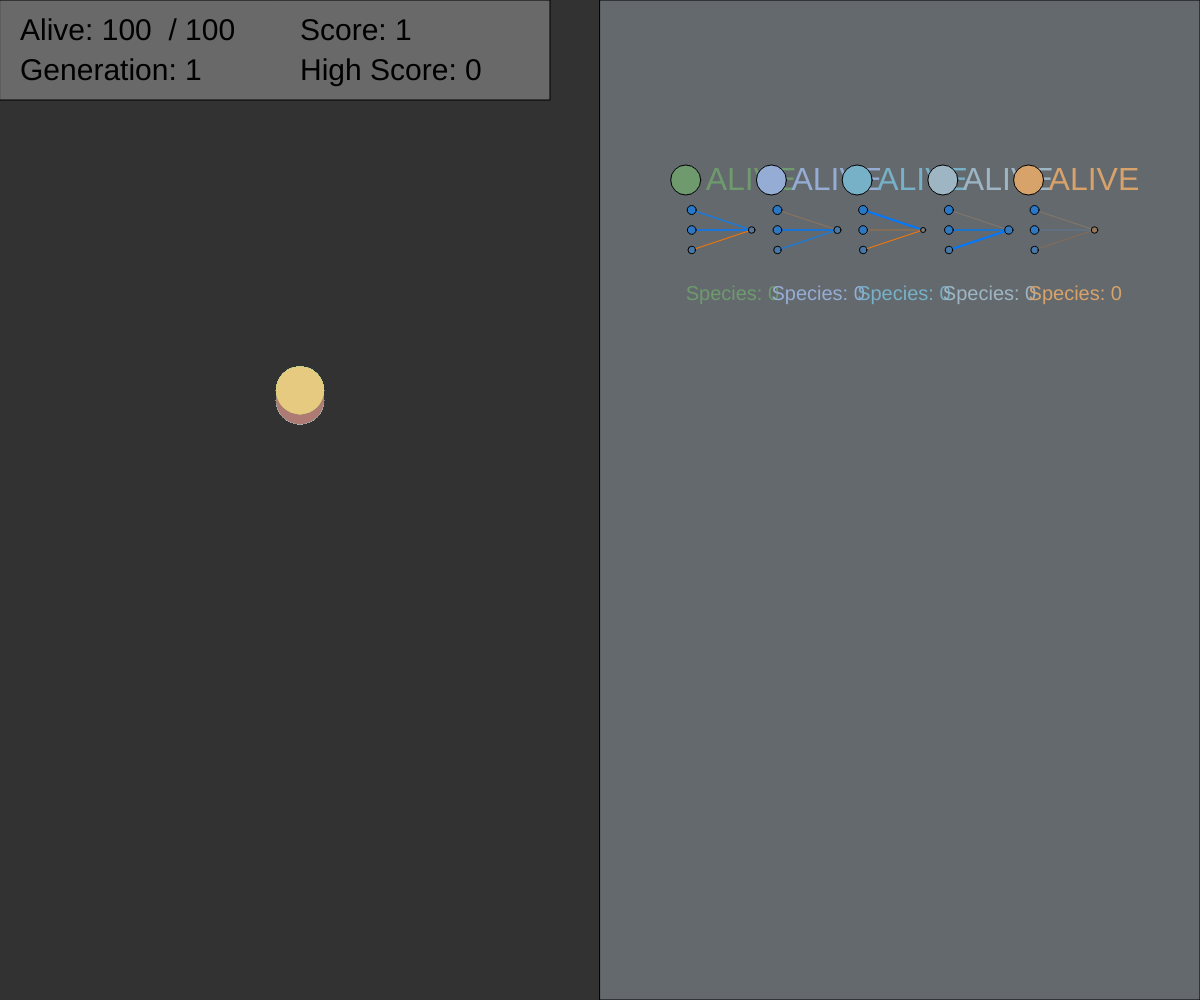
Frame 1 (no input)
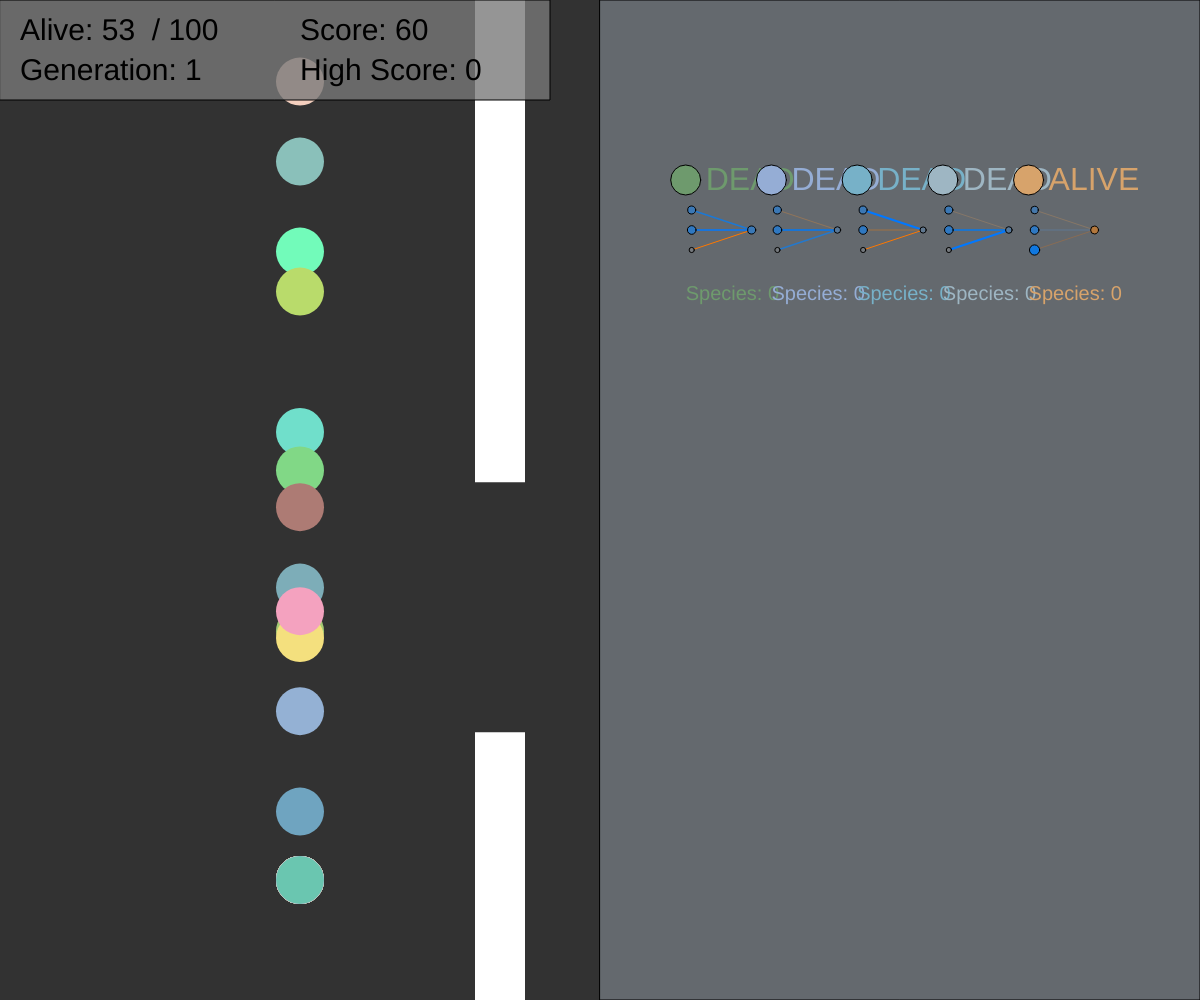
Frame 60 (no input)
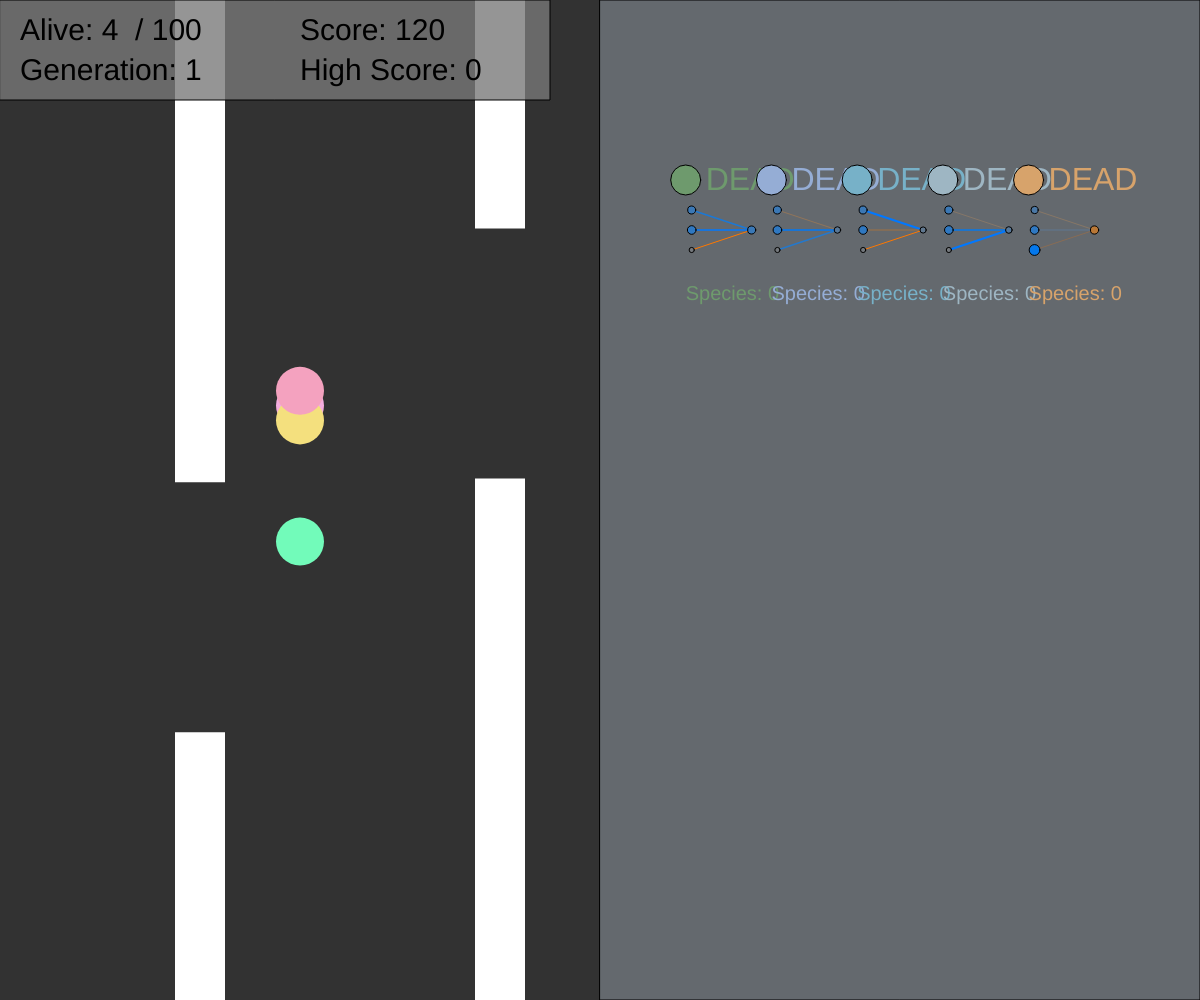
Frame 120 (the mouse pressed at the canvas centre since frame 60)

The p5.js sketch that drew these frames (run headless with seeded random() and noise() and a simulated clock; from frame 60 on, the mouse is pressed at the canvas centre):

// p5.js sketch
// ── sketch.js
let globalInnovation = 0; // Innovation is incremented by 1 after every STRUCTURAL mutation (new Node/Connection)

const brainCount = 100;
const inputCount = 3;
const outputCount = 1;

let simulation;

let startIndex = 0;

function setup() {
  createCanvas(windowWidth, windowHeight);
  angleMode(DEGREES);
  textSize(20);
  
  simulation = new Simulation(brainCount, inputCount, outputCount);
}



function draw() {
  background(50);
  //brains.draw();
  //gui.draw();

  simulation.update();
  simulation.draw();
}



function keyPressed() {
  if(keyCode == 32) { // Space
    simulation.killAll();
  }

  if(keyCode == 37) {
    simulation.gui.shiftStartIndex(-5);
  }

  if(keyCode == 39) {
    simulation.gui.shiftStartIndex(5);
  }
}



// ── Agent.js
class Agent {
    constructor(brain, obstacles) {
        this.brain = brain;

        this.rad = 24;
        this.pos = createVector(300, 400);
        this.vel = createVector(0, 0);
        this.acc = createVector(0, 0);
        this.jumpForce = 10;
        this.maxVel = 10;
        this.maxAcc = 10;
        
        this.obstacles = obstacles;
        this.nextObstacle = this.closestObstacle(this.obstacles);
        this.alive = true;
        this.score = 0;
        this.color = [random(100, 255), random(100, 255), random(100, 255)];
    }

    draw() {
      push();
      noStroke();
      fill(this.color);
      circle(this.pos.x, this.pos.y, this.rad*2);
      pop();
      //line(this.pos.x, this.pos.y, this.nextObstacle.pos.x, this.nextObstacle.pos.y);
    }

    update() {
      this.score += 1;
      
      this.nextObstacle = this.closestObstacle(this.obstacles);
      let inputs = [this.nextObstacle.pos.x / windowWidth, this.nextObstacle.pos.y / windowHeight, this.pos.y / windowHeight];

      this.brain.evaluateNodes(inputs);
      let guess = this.brain.getOutputArray();

      if(guess[0] > 0) {
        this.applyForce(-this.jumpForce);
      }

      this.applyForce(gravity);
      this.updateForces();
      this.collisionCheck(this.obstacles);
      this.edgeOfScreen();
    }

    collisionCheck(obs) {
      for(let obstacle of obs) {
        if(this.pos.x >= obstacle.A.x && this.pos.x <= obstacle.B.x) {
          if(this.pos.y <= obstacle.A.y || this.pos.y >= obstacle.C.y) {
            this.alive = false;
          }
        }
      }
    }

    closestObstacle(obstacles) {
      let minDist = Infinity;
      let closest = null;
      for(let i = 0; i < obstacles.length; i++) {
        if(obstacles[i].B.x > this.pos.x) { // Only check if its infront of us
          let distance = dist(this.pos.x, this.pos.y, obstacles[i].pos.x, obstacles[i].pos.y);
          if(distance < minDist) {
            minDist = distance;
            closest = obstacles[i];
          }
        }
      }

      return closest;
    }

    applyForce(force) {
      this.acc.add(0, force);
    }

    updateForces() {
        this.acc.limit(this.maxAcc);
        this.vel.add(this.acc);
        this.vel.limit(this.maxVel);
        this.pos.add(this.vel);
        this.acc.set(0, 0);
    }


    edgeOfScreen() {
        if(this.pos.x < this.rad) {
          this.alive = false;
        } 
  
        if(this.pos.x > windowWidth - this.rad) {
          this.alive = false;
        }
        
        if(this.pos.y < this.rad) {
          this.alive = false;
        }
  
        if(this.pos.y > windowHeight - this.rad) {
          this.alive = false;
        }
      }

      
}
// ── Brain.js
class Brain {
    constructor(inputCount, outputCount) {
        this.nodes = [];
        this.connections = [];
        this.inputCount = inputCount;
        this.outputCount = outputCount;         

        this.nonStructuralMutationChance = 0.1; // All weights are mutated with this probability
        this.structuralMutationChance = 0.1;    // One node / connection is added with this probability
    
        this.distanceFromOG = 0;
        this.fitness = 0;

        this.createDefaultNodes();
    }

    createDefaultNodes() {
        // Input Nodes
        for(let i = 0; i <  this.inputCount; i++) {
            let nodePos = createVector(100, windowHeight / (this.inputCount * 2) + i * windowHeight / this.inputCount);
            let inputNode = new Node("input", this.nodes.length, nodePos, 0);
            this.nodes.push(inputNode);
        }

        // Output Nodes
        for(let i = 0; i < this.outputCount; i++) {
            let nodePos = createVector(windowWidth - 100, windowHeight / (this.outputCount * 2) + i * windowHeight / this.outputCount);
            let outputNode = new Node("output", this.nodes.length, nodePos, 0);
            this.nodes.push(outputNode);
        }
    }

    createDefaultConnections() {
        // Connect each input to each output node
        for(let i = 0; i < this.inputCount; i++) {
            for(let j = this.inputCount; j < this.inputCount + this.outputCount; j++) {
                let connection = new Connection(this.nodes[i], this.nodes[j], random(-2, 2), 0);
                this.connections.push(connection);
            }
        }
    }

    draw(x, y, scale) {
        for(let connection of this.connections) {
            connection.draw(x, y, scale);
        }

        for(let node of this.nodes) {
            node.draw(x, y, scale);
        }
    }

    getOutputArray() {
        let outputs = [];
        for(let node of this.nodes) {
            if(node.type == "output") {
                outputs.push(node.value);
            }
        }

        if(outputs.length == 0) { print("No outputs"); }

        return outputs;
    }
    
    evaluateNodes(inputs) {
        this.clearNodeValues();

        // Loading inputs
        for(let i = 0; i < this.inputCount; i++) {
            this.nodes[i].value = inputs[i];
        }

        // Calculating outgoing node values for each of the sorted connections
        for(let i = 0; i < this.connections.length; i++) {
            if(this.connections[i].enabled) {
                this.connections[i].out.value += this.connections[i].weight * this.connections[i].in.activate();
            }
        }
    }

    clearNodeValues() {
        for(let i = 0; i < this.nodes.length; i++) {
            this.nodes[i].value = 0;
        }
    }

    sortConnections() {
        // Sort connections by their Innovation number
        this.connections.sort((a, b) => a.innovation - b.innovation);
    }

    mutate() {
        /* ----- NON-STRUCTURAL MUTATIONS ----- */

         // Randomly mutates each Weight, dictated by mutation intensity
        for(let i = 0; i < this.connections.length; i++) {
            if(random(1) < this.nonStructuralMutationChance) {
                this.connections[i].weight = random(-2, 2);
            }
        }

        /* ----- STRUCTURAL MUTATIONS ----- */

        // Randomly add one new Node to a Connection, dictated by mutation intensity
        if (random(1) < this.structuralMutationChance) {
            let mutableConnections = this.connections.filter((connection) => connection.enabled);
            if (mutableConnections.length > 0) {
                const mutationIndex = floor(random(mutableConnections.length));
                this.addNode(mutableConnections[mutationIndex]);
            }
        }
        

        // Randomly add one new Connection between two Nodes that arent connected, dictated by mutation intensity
        if(random(1) < this.structuralMutationChance) {
            let mutableNodes = [];
            for(let i = 0; i < this.nodes.length; i++) {
                for(let j = i + 1; j < this.nodes.length; j++) {
                    if(this.canConnect(this.nodes[i], this.nodes[j]) && !this.isConnected(this.nodes[i], this.nodes[j])) {
                        mutableNodes.push(createVector(i, j));
                    }
                }
            }

            if(mutableNodes.length > 0) {
                const mutationIndex = floor(random(mutableNodes.length));
                this.addConnection(this.nodes[mutableNodes[mutationIndex].x], this.nodes[mutableNodes[mutationIndex].y]);
            }
        }
    }
    
    newNode() {
        // Check if there are any connections
        if(this.connections.length <= 0) { return; }

        // Add a Node to an enabled Connection
        for(let maxAttempts = 0; maxAttempts < 20; maxAttempts++) {
            let randomId = floor(random(0, this.connections.length));
            if(this.connections[randomId].enabled) {
                this.addNode(this.connections[randomId]);
                break;
            }
        }
    }

    newConnection() {
        // Add a new Connection between nodes that arent connected
        for(let maxAttempts = 0; maxAttempts < 20; maxAttempts++) {
            let a = floor(random(0, this.nodes.length));
            let b = floor(random(a, this.nodes.length));
            if(this.canConnect(this.nodes[a], this.nodes[b]) && !this.isConnected(this.nodes[a], this.nodes[b])) {
                this.addConnection(this.nodes[a], this.nodes[b]);
                break;
            }
        }
    }

    isConnected(node1, node2) {
        for(let i = 0; i < this.connections.length; i++) {
            if( node1 == this.connections[i].in && node2 == this.connections[i].out ||
                node1 == this.connections[i].out && node2 == this.connections[i].in) {
                    return true;
            }
        }
        return false;
    }

    
    canConnect(node1, node2) {
        // Two nodes can connect if they are not in the same layer
       return node1.pos.x != node2.pos.x;
    }

    getNodeFromIndex(index) {
        for(let node of this.nodes) {
            if(node.index == index) {
                return node;
            }
        }
        return null;
    }


    addNode(connection) {
        if(connection.enabled) {
            connection.enabled = false;
            let newNodePos = createVector((connection.in.pos.x + connection.out.pos.x) / 2, (connection.in.pos.y + connection.out.pos.y) / 2);
            
            globalInnovation += 1;
            let newNode = new Node("hidden", this.nodes.length, newNodePos, globalInnovation);
    
            globalInnovation += 1;
            let inConnection = new Connection(connection.in, newNode, connection.weight, globalInnovation);
    
            globalInnovation += 1;
            let outConnection = new Connection(newNode, connection.out, random(-2, 2), globalInnovation);
    
            this.nodes.push(newNode);
            this.connections.push(inConnection);
            this.connections.push(outConnection);
            this.sortConnections();
        }

        else {
            // Not a bug / problem, so just log it
            console.log("Can't add Node to Connection with innovation " + connection.innovation + ", because it is not enabled. ( addNode() )");
        }
    }

    addConnection(node1, node2) {        
        if(this.canConnect(node1, node2) && !this.isConnected(node1, node2)) {
            let newConnection;

            globalInnovation += 1;
            if(node1.pos.x < node2.pos.x) {
                newConnection = new Connection(node1, node2, random(-2, 2), globalInnovation);
            } else {
                newConnection = new Connection(node2, node1, random(-2, 2), globalInnovation);
            }
            
            this.connections.push(newConnection);
            this.sortConnections();
        }

        else {
            console.log("Can't connect Node" + node1.index + " to Node " + node2.index + " ( addConnection() )");
        }
    }

    distanceTo(otherBrain) {
        let similarGenes = 0;
        let disjointGenes = 0;
        let excessGenes = 0;        
        let weightDifference = 0;   // Average weight difference of matching genes
        let genomeLength = 0;       // Number of genes in longer genome

        let c1 = 1;                 // Importance of Excess Genes
        let c2 = 1;                 // Importance of Disjoint Genes
        let c3 = 0.1;               // Importance of Average Weight Difference of matching Genes

        let gene1Index = 0;         // Genes of this network
        let gene2Index = 0;         // Genes of other network

        while(gene1Index < this.connections.length && gene2Index < otherBrain.connections.length) {
            let gene1 = this.connections[gene1Index];
            let gene2 = otherBrain.connections[gene2Index];


            // Similar genes
            if(gene1.innovation == gene2.innovation) {
                similarGenes++;
                weightDifference += abs(gene1.weight - gene2.weight);

                gene1Index++;
                gene2Index++;
            }
            
            // Disjoint gene of this network
            else if(gene1.innovation < gene2.innovation) {
                disjointGenes++;

                gene1Index++;
            }

            // Disjoint gene of other network
            else {
                disjointGenes++;

                gene2Index++;
            }
        }

        // Average of total weight difference in similar genes
        if(similarGenes != 0) {
            weightDifference /= similarGenes;
        }

        // Excess genes are the extra genes of the longer genome
        if(this.connections.length > otherBrain.connections.length) {
            genomeLength = this.connections.length;
            excessGenes = genomeLength - gene1Index;
            
        } else {
            genomeLength = otherBrain.connections.length;
            excessGenes = genomeLength - gene2Index;
        }

        // Genome lenght is used to normalize for genome size, can be set to 1 if both genomes are small
        if(genomeLength < 20) {
            genomeLength = 1;
        }

        let distance = c1 * (excessGenes / genomeLength)
                     + c2 * (disjointGenes / genomeLength)
                     + c3 * weightDifference;
        
        return distance;
    }

    clone() {
        let newBrain = new Brain(this.inputCount, this.outputCount);
        
        // Clone nodes
        newBrain.nodes = [];
        for(let i = 0; i < this.nodes.length; i++) {
            newBrain.nodes.push(this.nodes[i].copy());
        }

        // Clone connections
        for(let i = 0; i < this.connections.length; i++) {
           newBrain.inheritConnection(this.connections[i]);
        }

        return newBrain;
    }

    inheritConnection(connection) {
        let nodeA = this.getNodeFromIndex(connection.in.index);
        if(!nodeA) {
            nodeA = connection.in.copy();
            this.nodes.push(nodeA);
        }

        let nodeB = this.getNodeFromIndex(connection.out.index);
        if(!nodeB) {
            nodeB = connection.out.copy();
            this.nodes.push(nodeB);
        }

        let newGene = new Connection(   nodeA,
                                        nodeB,
                                        connection.weight,
                                        connection.innovation,
                                        connection.enabled
        ); 

        this.connections.push(newGene);           
    }


    // Assumes that this (parentA) is the more fit parent
    crossOver(otherBrain) {
        let parentA = this;
        let parentB = otherBrain;

        let childBrain = new Brain(parentA.inputCount, parentA.outputCount);

        let gene1Index = 0;         // Genes of this network
        let gene2Index = 0;         // Genes of other network

        while(gene1Index < parentA.connections.length && gene2Index < parentB.connections.length) {
            let gene1 = parentA.connections[gene1Index];
            let gene2 = parentB.connections[gene2Index];

            // Similar genes are inherited randomly
            if(gene1.innovation == gene2.innovation) {
                // Inherit from parent A
                if(random(0, 1) < 0.5) {
                    childBrain.inheritConnection(gene1);
                
                // Inherit from parent B                              
                } else {
                    childBrain.inheritConnection(gene2);
                }

                gene1Index++;
                gene2Index++;
            }
            
            // Disjoint genes of the fitter parent (A) are inherited
            else if(gene1.innovation < gene2.innovation) {
                childBrain.inheritConnection(gene1);

                gene1Index++;
            }

            // Disjoint genes of less fit parent (B) aren't inherited
            else {
                gene2Index++;
            }
        }

        // Excess genes of parent A are inherited
        if(parentA.connections.length > parentB.connections.length) {
            for(let i = parentB.connections.length; i < parentA.connections.length; i++) {
                childBrain.inheritConnection(parentA.connections[i]);
            }
        }

        return childBrain;
    }



    // DEBUG FUNCTION
    checkMultipleConnections() {
        for(let i = 0; i < this.connections.length; i++) {
            let connection = this.connections[i];
            for(let j = i + 1; j < this.connections.length; j++) {
                let otherConnection = this.connections[j];
                if(connection.in == otherConnection.in && connection.out == otherConnection.out) {
                    print("Multiple connections between nodes " + connection.in + " and " + connection.out);
                }
            }
        }
    }
}
// ── Connection.js
class Connection {
    constructor(input, output, weight, innovation, enabled = true) {
        this.in = input;
        this.out = output;
        this.weight = weight;
        this.enabled = enabled;
        this.innovation = innovation;
    }

    draw(x, y, scale) {
        // Draw enabled connections
        if(this.enabled) {
            push();

            noFill();
            strokeWeight(1 + this.weight * scale * 10);
            stroke(this.colorizeValue(this.weight));
            //text(this.innovation, (this.in.pos.x * scale + x + this.out.pos.x * scale + x) / 2, (this.in.pos.y * scale + y + this.out.pos.y * scale + y) / 2);
            line(this.in.pos.x * scale + x, this.in.pos.y * scale + y, this.out.pos.x * scale + x, this.out.pos.y * scale + y);

            pop();     
        }
    }

    colorizeValue(value) {
        return [120 - 120 * value, 120, 120 + 120 * value];
    }
}
// ── GUI.js
class GUI {
    constructor(x, y, w, h) {
        this.pos = createVector(x, y);
        this.width = w;
        this.height = h;

        this.drawAmount = 5;
        this.startIndex = 0;
    } 

    shiftStartIndex(amount) {
        this.startIndex += amount;
        if(this.startIndex < 0) this.startIndex = 0;
    }

    draw(agents, population) {
        fill(100, 105, 110, 255);
        rect(this.pos.x, this.pos.y, this.width, this.height);

        const scale = (this.width / windowWidth) / this.drawAmount * 0.6;

        for(let i = this.startIndex; i < this.drawAmount + this.startIndex; i++) {
            if(agents[i]) {
                let offset = this.width / (this.drawAmount+2) * ((i % 5) + 1);

                const X = this.pos.x + offset;
                const Y = this.pos.y + 200;
                
                fill(agents[i].color);
                circle(X, Y - 20, 30);

                textSize(32);
                if(agents[i].alive) text("ALIVE", X + 20, Y - 10);
                else                text("DEAD", X + 20, Y - 10);

                agents[i].brain.draw(X, Y, scale);

                let species = 0;
                for(let j = 0; j < population.species.length; j++) {
                    for(let k = 0; k < population.species[j].members.length; k++) {
                        if(population.species[j].members[k] == agents[i].brain) {
                            species = j;
                            break;
                        }
                    }
                }
                textSize(20);
                text("Species: " + species, X, Y + 100);
            } 
            
            else {
                print("You cant go that way! (GUI.draw()) 8-D");
            }
        }   
    }
}
// ── Node.js
class Node {
    constructor(type, index, pos, innovation) {
        this.value = 0;
        this.pos = pos;
        this.type = type;
        this.index = index;
        this.innovation = innovation;
    }

    draw(x, y, scale) {
        push();

        fill(this.colorizeValue(this.value));
        circle(this.pos.x * scale + x, this.pos.y * scale + y, 5 + abs(this.value) * scale * 100);

        // strokeWeight(4);
        // stroke(0);
        // textSize(20);
        // text(this.value.toPrecision(3), this.pos.x * scale + x - 15, this.pos.y * scale + y - 15);

        pop();
    }

    copy() {
        return new Node(this.type, this.index, this.pos.copy(), this.innovation);
    }

    // Clamps any x between 0 and 1
    sigmoid(x) {
        return 1 / (1 + Math.exp(-x));
    }

     // Maps the [0,1] Sigmoid function to [-1, 1]
     activate() {
        return 2 * this.sigmoid(this.value) - 1;
    }

    colorizeValue(value) {
        return [120 - 120 * value, 120, 120 + 120 * value];
    }
}
// ── Obstacle.js
class Obstacle {
    constructor(x, y) {
        this.pos = createVector(x, y);
        this.width = 50;
        this.height = 250;
        this.speed = obstacleSpeed;

        this.A = createVector(this.pos.x - this.width / 2, this.pos.y - this.height / 2);
        this.B = createVector(this.pos.x + this.width / 2, this.pos.y - this.height / 2);
        this.C = createVector(this.pos.x - this.width / 2, this.pos.y + this.height / 2);
        this.D = createVector(this.pos.x + this.width / 2, this.pos.y + this.height / 2);

    }

    draw() {
        push();
        noStroke();
        fill(255);
        rect(this.A.x, 0, this.width, this.A.y);
        rect(this.C.x, this.C.y, this.width, windowHeight - this.C.y);
        pop();
    }

    update() {
        this.pos.sub(this.speed, 0);

        if(this.pos.x < 0) {
            this.pos.x = obstacleCount * obstacleDistance;
            this.pos.y = random(windowHeight/3, 2*windowHeight/3);
        }

        this.A.set(this.pos.x - this.width / 2, this.pos.y - this.height / 2);
        this.B.set(this.pos.x + this.width / 2, this.pos.y - this.height / 2);
        this.C.set(this.pos.x - this.width / 2, this.pos.y + this.height / 2);
        this.D.set(this.pos.x + this.width / 2, this.pos.y + this.height / 2);

        
    }
}
// ── Population.js
class Population {
    constructor(populationSize) {
        this.species = [];
        this.breedCutOff = 0.2;

        // Create the initial population
        let population = [];
        for(let i = 0; i < populationSize; i++) {
            let newBrain = new Brain(inputCount, outputCount);
            newBrain.createDefaultConnections();
            population.push(newBrain);
        }
        
        // Speciate the initial population
        this.speciate(population);
    }

    draw() {
        for(let i = 0; i < this.species.length; i++) {
            for(let j = 0; j < this.species[i].members.length; j++) {
                this.species[i].members[j].draw(windowWidth/this.species[i].members.length * j, 50 + i * 200, 0.1);
                this.species[i].members[j].distanceFromOG = this.species[i].members[j].distanceTo(this.species[0].members[0]);
            }
        }
    }

    getMeanAdjustedFitnessTotal() {
        let totalFitness = 0;
        for(let i = 0; i < this.species.length; i++) {
          for(let j = 0; j < this.species[i].members.length; j++) {
            totalFitness += this.species[i].members[j].fitness;
          }
        }

        return (totalFitness / this.getPopulationSize());
    }

    getPopulationSize() {
        let popSize = 0;
        for(let i = 0; i < this.species.length; i++) {
            for(let j = 0; j < this.species[i].members.length; j++) {
                popSize++;
            }
        }
        
        return popSize;
    }

    speciate(population) {
        let distanceTreshold = 0.2;

        this.species = [];
        this.species.push(new Species());
        this.species[0].members.push(population[0]);
      
        for(let i = 1; i < population.length; i++) {
            let sameSpecies = false;

            for(let j = 0; j < this.species.length; j++) {
                if(population[i].distanceTo(this.species[j].members[0]) < distanceTreshold) {
                    this.species[j].members.push(population[i]);
                    sameSpecies = true;
                    break;
                }
            }
        
            if(!sameSpecies) {
                let newSpecies = new Species();
                newSpecies.members.push(population[i]);
                this.species.push(newSpecies);
            }
        }
    }
    
    // Fitness must be evaluated before creating the next generation
    newGeneration() {
        let newPopulation = [];
        let meanAdjustedFitnessTotal = this.getMeanAdjustedFitnessTotal();

        for(let i = 0; i < this.species.length; i++) {
            let speciesNextGenPop = round(this.species[i].getNextGenPop(meanAdjustedFitnessTotal));
            //print("Species " + i + " population in next generation: " + speciesNextGenPop);

            // Sort the members by fitness
            this.species[i].orderMembersByFitness();
            let cutOff = ceil(this.species[i].members.length * this.breedCutOff);

            // let breederFitnessTotal = 0;
            // for(let j = 0; j < cutOff; j++) {
            //     breederFitnessTotal += this.species[i].members[j].fitness;
            // }

            

            for(let j = 0; j < speciesNextGenPop; j++) {
                let newBrain;
                let parentA = this.species[i].members[floor(random(cutOff))];
                let parentB = this.species[i].members[floor(random(cutOff))];

                // let randomA = random(breederFitnessTotal);
                // for(let k = 0; k < cutOff; k++) {
                //     if(randomA < this.species[i].members[k].fitness) {
                //         parentA = this.species[i].members[k];
                //         break;
                //     }
                //     randomA -= this.species[i].members[k].fitness;
                // }

                // let randomB = random(breederFitnessTotal);
                // for(let k = 0; k < cutOff; k++) {
                //     if(randomB < this.species[i].members[k].fitness) {
                //         parentB = this.species[i].members[k];
                //         break;
                //     }
                //     randomB -= this.species[i].members[k].fitness;
                // }
                
                if(parentA.fitness > parentB.fitness)
                    newBrain = parentA.crossOver(parentB);
                else
                    newBrain = parentB.crossOver(parentA);

                newBrain.mutate();
                newPopulation.push(newBrain);
            }
        }

        //print("New population size: " + newPopulation.length);
        this.speciate(newPopulation);
    }



    // DEBUG FUNCTION
    checkMultipleConnections() {
        for(let i = 0; i < this.species.length; i++) {
            for(let j = 0; j < this.species[i].members.length; j++) {
                this.species[i].members[j].checkMultipleConnections();
            }
        }
    }

    
}
// ── Simulation.js
const obstacleDistance = 300;
const obstacleCount = 10;
const obstacleSpeed = 5;
const gravity = 0.4;

class Simulation {
    constructor(agentCount, inputCount, outputCount) {
        this.agentCount = agentCount;
        this.inputCount = inputCount;
        this.outputCount = outputCount;

        this.obstacles = this.createObstacles();
        this.brains = new Population(brainCount);
        this.agents = this.createAgents(this.brains, this.obstacles); 

        this.totalAlive = 0;
        this.totalGenerations = 1;
        this.score = 0;
        this.highScore = 0;

        this.gui = new GUI(windowWidth / 2, 0, windowWidth/2, windowHeight, this.agents);
    }

    update() {
        this.score++;

        for(let ob of this.obstacles) {
            ob.update();
          }

        this.totalAlive = 0;
        for(let agent of this.agents) {
            if(agent.alive) {
                this.totalAlive += 1;
                agent.update();
            }
        }

        if(this.totalAlive == 0 || this.score > 999) {
            this.newGeneration();
        }
    }

    draw() {
        for(let ob of this.obstacles) {
            ob.draw();
          }
    
        for(let agent of this.agents) {
            if(agent.alive) {
                agent.draw();
            }
        }

        this.drawStats();
        this.gui.draw(this.agents, this.brains);
        
    }

    drawStats() {
        fill(120, 120, 120, 200);
        rect(0, 0, 550, 100);

        fill(0);
        
        textSize(30);
        text("Alive: " + this.totalAlive + "  / " + this.agents.length, 20, 40);
        text("Generation: " + this.totalGenerations, 20, 80);
        text("Score: " + this.score, 300, 40);
        text("High Score: " + this.highScore, 300, 80);
    }

    createObstacles() {
        let newObstacles = [];
        for(let i = 0; i < obstacleCount; i++) {
          let ob = new Obstacle(800 + i*obstacleDistance, random(windowHeight/4, 3*windowHeight/4));
          newObstacles.push(ob);
        }
        return newObstacles;
      }
      
    createAgents(brains, obstacles) {
    let newAgents = [];
    for(let i = 0; i < brains.species.length; i++) {
        for(let j = 0; j < brains.species[i].members.length; j++) {
        let agent = new Agent(brains.species[i].members[j], obstacles);
        newAgents.push(agent);
        }
    }
    return newAgents;
    }

    calculateFitness() {
        // Updating fitness of each agent
        for(let i = 0; i < this.agents.length; i++) {
            this.agents[i].brain.fitness = this.agents[i].score; 
            //print("Agent " + i + " fitness: " + agents[i].score);
    
            if(this.agents[i].score > this.highScore) {
                this.highScore = this.agents[i].score;
            }
        }
    }
    
    newGeneration() {
        this.score = 0;
        this.totalGenerations++;
        this.obstacles = this.createObstacles();

        this.calculateFitness();
        this.brains.newGeneration();
        this.agents = this.createAgents(this.brains, this.obstacles);
    }

    killAll() {
        for(let agent of this.agents) {
            agent.alive = false;
        }
    }
}
// ── Species.js
class Species {
    constructor() {
        this.members = [];
    }

    getAdjustedFitnessTotal() {
         let totalFitness = 0;
        
        for(let i = 0; i < this.members.length; i++) {
            totalFitness += this.members[i].fitness / this.members.length;        // Adjusted fitness for each individual is added to the total
        }

        return totalFitness;
    }

    getNextGenPop(populationMeanAdjustedFitnessTotal) {
        let adjustedFitnessTotal = this.getAdjustedFitnessTotal();

        return (adjustedFitnessTotal / populationMeanAdjustedFitnessTotal) * this.members.length;
    }

    orderMembersByFitness() {
        // Descending order of fitness
        this.members.sort((a, b) => b.fitness - a.fitness);
    }
}
